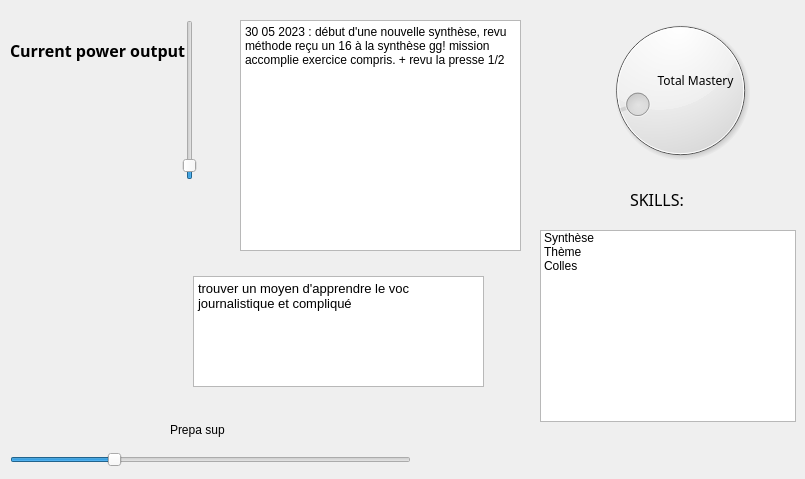
                 <widget class="QWidget" name="tabmain_4">
                  <attribute name="title">
                   <string>Overview</string>
                  </attribute>
                  <widget class="QDial" name="Mastery_4">
                   <property name="geometry">
                    <rect>
                     <x>570</x>
                     <y>10</y>
                     <width>221</width>
                     <height>161</height>
                    </rect>
                   </property>
                   <property name="maximum">
                    <number>100</number>
                   </property>
                   <property name="value">
                    <number>14</number>
                   </property>
                   <property name="wrapping">
                    <bool>false</bool>
                   </property>
                  </widget>
                  <widget class="QLabel" name="label_16">
                   <property name="geometry">
                    <rect>
                     <x>650</x>
                     <y>50</y>
                     <width>91</width>
                     <height>61</height>
                    </rect>
                   </property>
                   <property name="font">
                    <font>
                     <family>ClearlyU</family>
                    </font>
                   </property>
                   <property name="text">
                    <string>Total Mastery</string>
                   </property>
                   <property name="alignment">
                    <set>Qt::AlignCenter</set>
                   </property>
                  </widget>
                  <widget class="QListWidget" name="listWidget_4">
                   <property name="geometry">
                    <rect>
                     <x>540</x>
                     <y>230</y>
                     <width>256</width>
                     <height>192</height>
                    </rect>
                   </property>
                   <item>
                    <property name="text">
                     <string>Synthèse</string>
                    </property>
                   </item>
                   <item>
                    <property name="text">
                     <string>Thème</string>
                    </property>
                   </item>
                   <item>
                    <property name="text">
                     <string>Colles</string>
                    </property>
                   </item>
                  </widget>
                  <widget class="QLabel" name="label_17">
                   <property name="geometry">
                    <rect>
                     <x>30</x>
                     <y>190</y>
                     <width>111</width>
                     <height>121</height>
                    </rect>
                   </property>
                   <property name="maximumSize">
                    <size>
                     <width>16777215</width>
                     <height>16777215</height>
                    </size>
                   </property>
                   <property name="text">
                    <string/>
                   </property>
                   <property name="pixmap">
                    <pixmap>../../../.designer/backup/res/ronflex.png</pixmap>
                   </property>
                   <property name="scaledContents">
                    <bool>true</bool>
                   </property>
                   <property name="indent">
                    <number>-1</number>
                   </property>
                  </widget>
                  <widget class="QSlider" name="verticalSlider_4">
                   <property name="geometry">
                    <rect>
                     <x>180</x>
                     <y>20</y>
                     <width>20</width>
                     <height>160</height>
                    </rect>
                   </property>
                   <property name="font">
                    <font>
                     <italic>true</italic>
                    </font>
                   </property>
                   <property name="value">
                    <number>5</number>
                   </property>
                   <property name="orientation">
                    <enum>Qt::Vertical</enum>
                   </property>
                  </widget>
                  <widget class="QSlider" name="horizontalSlider_4">
                   <property name="geometry">
                    <rect>
                     <x>10</x>
                     <y>450</y>
                     <width>401</width>
                     <height>20</height>
                    </rect>
                   </property>
                   <property name="value">
                    <number>25</number>
                   </property>
                   <property name="orientation">
                    <enum>Qt::Horizontal</enum>
                   </property>
                  </widget>
                  <widget class="QLabel" name="label_18">
                   <property name="geometry">
                    <rect>
                     <x>10</x>
                     <y>30</y>
                     <width>201</width>
                     <height>41</height>
                    </rect>
                   </property>
                   <property name="font">
                    <font>
                     <family>Clean</family>
                     <pointsize>12</pointsize>
                     <weight>75</weight>
                     <italic>false</italic>
                     <bold>true</bold>
                    </font>
                   </property>
                   <property name="text">
                    <string>Current power output</string>
                   </property>
                  </widget>
                  <widget class="QLabel" name="label_19">
                   <property name="geometry">
                    <rect>
                     <x>170</x>
                     <y>420</y>
                     <width>81</width>
                     <height>20</height>
                    </rect>
                   </property>
                   <property name="text">
                    <string>Prepa sup</string>
                   </property>
                  </widget>
                  <widget class="QPlainTextEdit" name="plainTextEdit_10">
                   <property name="geometry">
                    <rect>
                     <x>240</x>
                     <y>20</y>
                     <width>281</width>
                     <height>231</height>
                    </rect>
                   </property>
                   <property name="plainText">
                    <string>30 05 2023 : début d'une nouvelle synthèse, revu méthode reçu un 16 à la synthèse gg! mission accomplie exercice compris. + revu la presse 1/2
</string>
                   </property>
                  </widget>
                  <widget class="QLabel" name="label_20">
                   <property name="geometry">
                    <rect>
                     <x>630</x>
                     <y>190</y>
                     <width>57</width>
                     <height>18</height>
                    </rect>
                   </property>
                   <property name="font">
                    <font>
                     <family>Clean</family>
                     <pointsize>12</pointsize>
                    </font>
                   </property>
                   <property name="text">
                    <string>SKILLS:</string>
                   </property>
                  </widget>
                  <widget class="QTextEdit" name="textEdit_2">
                   <property name="geometry">
                    <rect>
                     <x>193</x>
                     <y>276</y>
                     <width>291</width>
                     <height>111</height>
                    </rect>
                   </property>
                   <property name="html">
                    <string>&lt;!DOCTYPE HTML PUBLIC &quot;-//W3C//DTD HTML 4.0//EN&quot; &quot;http://www.w3.org/TR/REC-html40/strict.dtd&quot;&gt;
&lt;html&gt;&lt;head&gt;&lt;meta name=&quot;qrichtext&quot; content=&quot;1&quot; /&gt;&lt;style type=&quot;text/css&quot;&gt;
p, li { white-space: pre-wrap; }
&lt;/style&gt;&lt;/head&gt;&lt;body style=&quot; font-family:'Noto Sans'; font-size:10pt; font-weight:400; font-style:normal;&quot;&gt;
&lt;p style=&quot; margin-top:0px; margin-bottom:0px; margin-left:0px; margin-right:0px; -qt-block-indent:0; text-indent:0px;&quot;&gt;trouver un moyen d'apprendre le voc journalistique et compliqué&lt;/p&gt;
&lt;p style=&quot;-qt-paragraph-type:empty; margin-top:0px; margin-bottom:0px; margin-left:0px; margin-right:0px; -qt-block-indent:0; text-indent:0px;&quot;&gt;&lt;br /&gt;&lt;/p&gt;&lt;/body&gt;&lt;/html&gt;</string>
                   </property>
                  </widget>
                 </widget>
